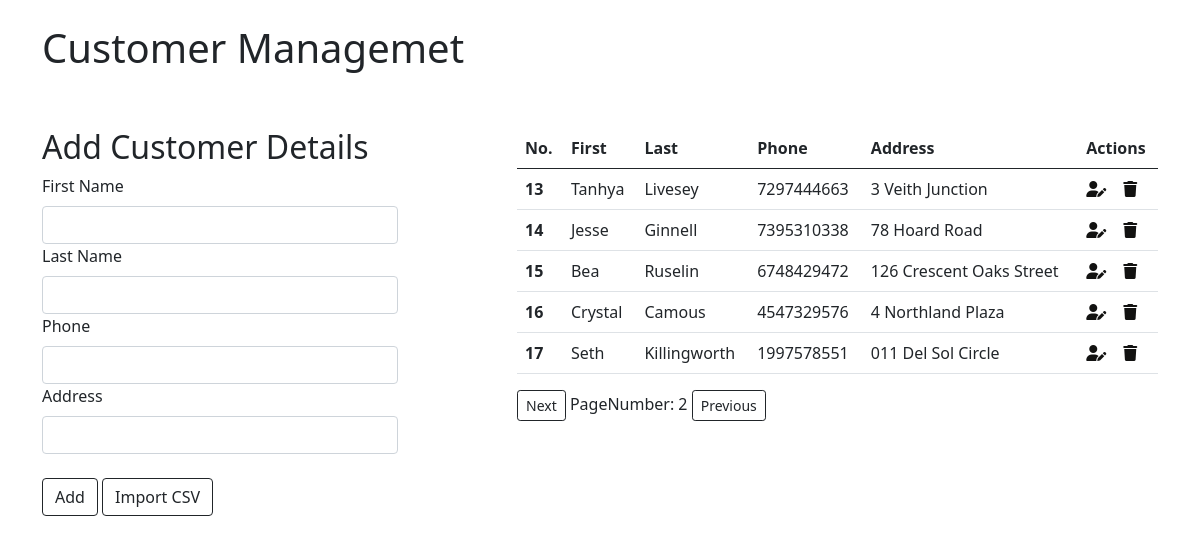
Screenshot of /?page=2 with the database file from the repository.
### app/models.py (models this page shows)
class Customer(models.Model):
    first = models.CharField(max_length=100)
    last = models.CharField(max_length=100)
    phone = models.IntegerField()
    address = models.TextField()

### app/views.py (the view, shortened to what this page needs)
# urls.py: 2. Add a URL to urlpatterns:  path('', views.home, name='home')
def home(request):
    customers_objs = Customer.objects.all().order_by('id')
    paginator = Paginator(customers_objs,5)
    page_number = request.GET.get('page')
    print(page_number)
    page_obj = paginator.get_page(page_number)
    print(page_obj)
    return render(request,'home.html',context={'page_obj':page_obj})

### templates/home.html (shortened to what this page needs)
{% extends 'index.html' %}
{% block content %}
<div class="row justify-content-between">
    <div class="col-lg-4 mt-5">
        <h2>Add Customer Details</h2>
        <form action="" method="post">
            <label for="InputFirst" class="form-label">First Name</label>
            <input type="text" class="form-control" id="InputFirst" required name="InputFirst">
            <label for="InputLast" class="form-label">Last Name</label>
            <input type="text" class="form-control" id="InputLast" required name="InputLast">
            <label for="InputPhone" class="form-label">Phone</label>
            <input type="number" min="10" class="form-control" id="InputPhone" required name="InputPhone">
            <label for="InputAddress" class="form-label">Address</label>
            <input type="text" class="form-control" id="InputAddress" required name="InputAddress">
            <input type="submit" value="Add" class="btn btn-outline-dark mt-4">
            <a href="{% url 'csv' %}" class="btn btn-outline-dark mt-4">Import CSV</a>
        </form>
    </div>
    <div class="col-lg-7 mt-5 table-responsive">
        <table class="table">
            <thead>
                <tr>
                    <th scope="col">No.</th>
                    <th scope="col">First</th>
                    <th scope="col">Last</th>
                    <th scope="col">Phone</th>
                    <th scope="col">Address</th>
                    <th scope="col">Actions</th>
                </tr>
            </thead>
            <tbody>
                {% for i in page_obj %}
                <tr>
                    <th scope="row">{{i.id}}</th>
                    <td>{{i.first}}</td>
                    <td>{{i.last}}</td>
                    <td>{{i.phone}}</td>
                    <td>{{i.address}}</td>
                    <td>
                        <a href="{% url 'update' i.id %}" style="color: #121211; margin-right: 20%;"><i
                                class="fa-sharp fa-solid fa-user-pen"></i></a>
                        <a href="{% url 'delete' i.id %}" style="color: #121211;"><i
                                class="fa-sharp fa-solid fa-trash"></i></a>
                    </td>
                </tr>
                {% endfor %}
            </tbody>
        </table>
        {% if page_obj.has_next %}
        <a href="?page={{page_obj.next_page_number}}" class="btn btn-sm btn-outline-dark">Next</a>
        {% endif %}
        <span>PageNumber: {{page_obj.number}}</span>
        {% if page_obj.has_previous %}
        <a href="?page={{page_obj.previous_page_number}}" class="btn btn-sm btn-outline-dark">Previous</a>
        {% endif %}
    </div>
</div>
{% endblock %}

### rows the page displays
Customer: id "13", first "Tanhya", last "Livesey", phone "7297444663", address "3 Veith Junction"
Customer: id "14", first "Jesse", last "Ginnell", phone "7395310338", address "78 Hoard Road"
Customer: id "15", first "Bea", last "Ruselin", phone "6748429472", address "126 Crescent Oaks Street"
Customer: id "16", first "Crystal", last "Camous", phone "4547329576", address "4 Northland Plaza"
Customer: id "17", first "Seth", last "Killingworth", phone "1997578551", address "011 Del Sol Circle"

### other values shown
{{ page_obj.number }} "2"
